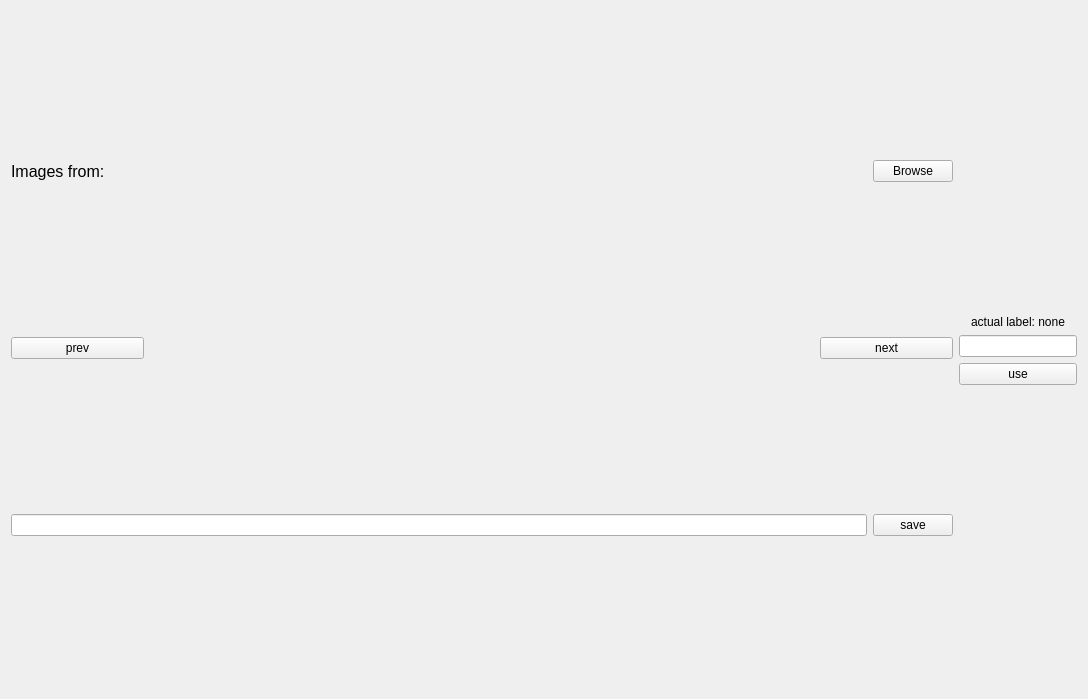
<?xml version="1.0" encoding="UTF-8"?>
<ui version="4.0">
 <class>MyLabelImgClass</class>
 <widget class="QMainWindow" name="MyLabelImgClass">
  <property name="geometry">
   <rect>
    <x>0</x>
    <y>0</y>
    <width>1088</width>
    <height>699</height>
   </rect>
  </property>
  <property name="windowTitle">
   <string>MyLabelImg</string>
  </property>
  <widget class="QWidget" name="centralWidget">
   <layout class="QHBoxLayout" name="horizontalLayout_6" stretch="8,1">
    <item>
     <layout class="QVBoxLayout" name="verticalLayout_3" stretch="1,10,1">
      <item>
       <layout class="QHBoxLayout" name="hLBrowse" stretch="1,0">
        <item>
         <widget class="QLabel" name="browseLabel">
          <property name="font">
           <font>
            <family>Arial</family>
            <pointsize>12</pointsize>
           </font>
          </property>
          <property name="text">
           <string>Images from:</string>
          </property>
          <property name="margin">
           <number>10</number>
          </property>
         </widget>
        </item>
        <item>
         <widget class="QPushButton" name="browseButton">
          <property name="text">
           <string>Browse</string>
          </property>
         </widget>
        </item>
       </layout>
      </item>
      <item>
       <layout class="QHBoxLayout" name="hLMain" stretch="1,5,1">
        <item>
         <widget class="QPushButton" name="prevButton">
          <property name="text">
           <string>prev</string>
          </property>
          <property name="shortcut">
           <string>Left</string>
          </property>
         </widget>
        </item>
        <item>
         <widget class="MyQLabel" name="imgLabel">
          <property name="mouseTracking">
           <bool>true</bool>
          </property>
          <property name="text">
           <string/>
          </property>
         </widget>
        </item>
        <item>
         <widget class="QPushButton" name="nextButton">
          <property name="text">
           <string>next</string>
          </property>
          <property name="shortcut">
           <string>D</string>
          </property>
         </widget>
        </item>
       </layout>
      </item>
      <item>
       <layout class="QHBoxLayout" name="hLSave">
        <item>
         <widget class="QLineEdit" name="saveLineEdit"/>
        </item>
        <item>
         <widget class="QPushButton" name="saveButton">
          <property name="text">
           <string>save</string>
          </property>
         </widget>
        </item>
       </layout>
      </item>
     </layout>
    </item>
    <item>
     <layout class="QVBoxLayout" name="vLLabel">
      <item>
       <spacer name="verticalSpacer_2">
        <property name="orientation">
         <enum>Qt::Vertical</enum>
        </property>
        <property name="sizeHint" stdset="0">
         <size>
          <width>20</width>
          <height>40</height>
         </size>
        </property>
       </spacer>
      </item>
      <item>
       <widget class="QLabel" name="nameLabel">
        <property name="text">
         <string>actual label: none</string>
        </property>
        <property name="alignment">
         <set>Qt::AlignCenter</set>
        </property>
       </widget>
      </item>
      <item>
       <widget class="QLineEdit" name="nameLabelLineEdit">
        <property name="clearButtonEnabled">
         <bool>false</bool>
        </property>
       </widget>
      </item>
      <item>
       <widget class="QPushButton" name="useLabelButton">
        <property name="text">
         <string>use</string>
        </property>
       </widget>
      </item>
      <item>
       <layout class="QVBoxLayout" name="vLListLabel"/>
      </item>
      <item>
       <spacer name="verticalSpacer">
        <property name="orientation">
         <enum>Qt::Vertical</enum>
        </property>
        <property name="sizeHint" stdset="0">
         <size>
          <width>20</width>
          <height>40</height>
         </size>
        </property>
       </spacer>
      </item>
     </layout>
    </item>
   </layout>
  </widget>
 </widget>
 <layoutdefault spacing="6" margin="11"/>
 <customwidgets>
  <customwidget>
   <class>MyQLabel</class>
   <extends>QLabel</extends>
   <header location="global">MyQLabel.h</header>
  </customwidget>
 </customwidgets>
 <resources>
  <include location="MyLabelImg.qrc"/>
 </resources>
 <connections/>
</ui>
